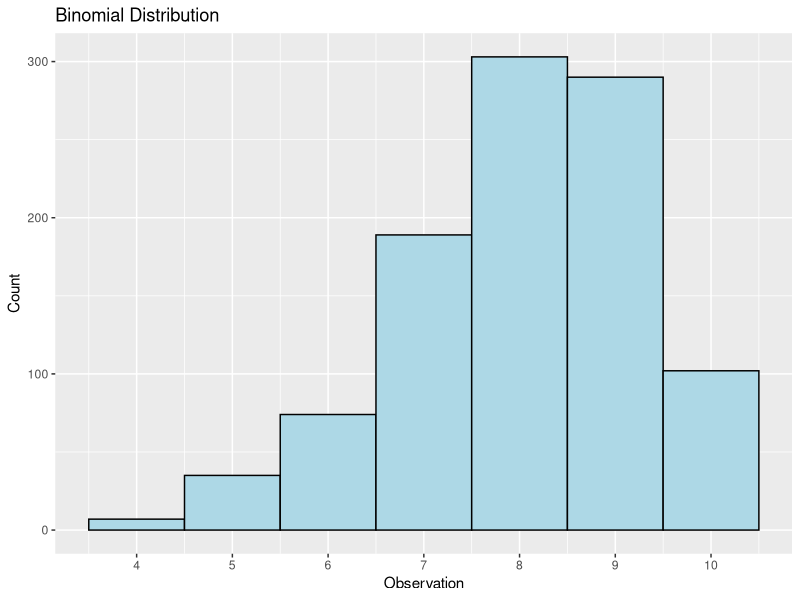
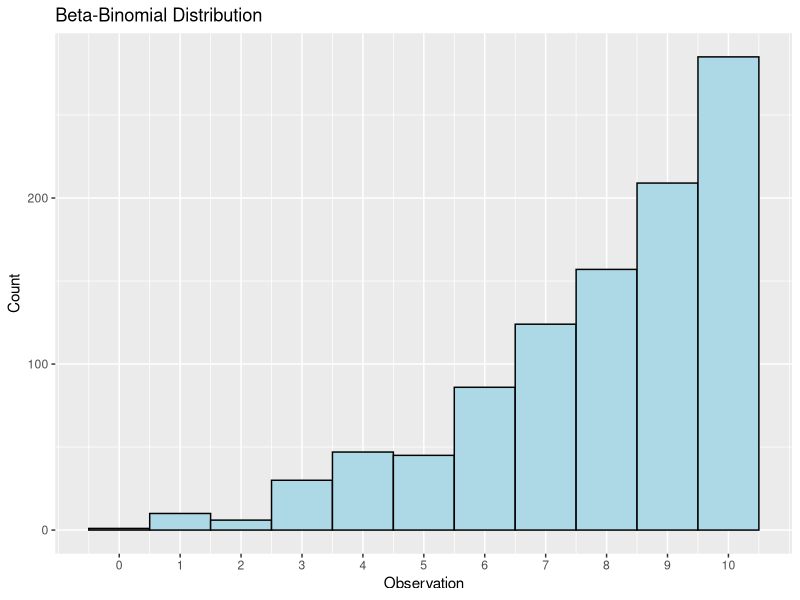

These charts were generated, in order, by the following R code:
## ---- chunk 1
library(tidyverse)

set.seed(310)

binom <- rbinom(1000, 10, 0.8)
binom |>
  tibble() |>
  rename("Observation" = `binom`) |>
  ggplot(aes(x = Observation)) +
  geom_histogram(binwidth = 1,
                 color = "black",
                 fill = "lightblue") +
  scale_x_continuous(breaks = seq(1, 10, by = 1)) +
  labs(y = "Count",
       title = "Binomial Distribution")


data <- numeric(length = 1000)

for (i in 1:1000) {
  p_i <- rbeta(1, 4, 1)
  data[i] = rbinom(1, 10, p_i)
}

data |>
  tibble() |>
  ggplot(aes(x = data)) +
  geom_histogram(binwidth = 1,
                 color = "black",
                 fill = "lightblue") +
  scale_x_continuous(breaks = seq(0, 10, by = 1)) +
  labs(x = "Observation",
       y = "Count",
       title = "Beta-Binomial Distribution")

data |>
  sd()

binom |>
  sd()

